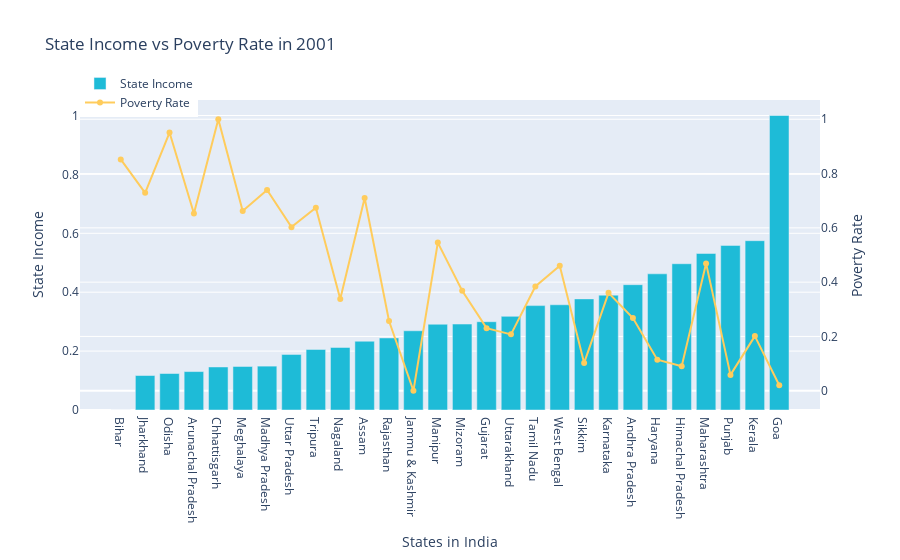

Notebook code for this chart:
### Code cell
import pandas as pd
import numpy as np
import plotly.express as px
import plotly.graph_objects as go
import cufflinks as cf

data = {
    'States_Union Territories':['Andhra Pradesh', 'Arunachal Pradesh', 'Assam', 'Bihar', 'Chhattisgarh', 
        'Goa', 'Gujarat', 'Haryana', 'Himachal Pradesh', 'Jammu & Kashmir', 
        'Jharkhand', 'Karnataka', 'Kerala', 'Madhya Pradesh', 'Maharashtra', 
        'Manipur', 'Meghalaya', 'Mizoram', 'Nagaland', 'Odisha', 
        'Punjab', 'Rajasthan', 'Sikkim', 'Tamil Nadu', 'Tripura', 
        'Uttar Pradesh', 'Uttarakhand', 'West Bengal'],
    '2001 -Poverty': [15.77, 33.47, 36.09, 42.6, 49.4, 
        4.4, 14.07, 8.74, 7.63, 3.48, 
        36.96, 20.04, 12.72, 37.43, 25.02, 
        28.54, 33.87, 20.4, 19, 47.15, 
        6.16, 15.28, 8.19, 21.12, 34.44, 
        31.15, 13.02, 24.62],
    '2000-01-INC': [ 21808, 10667, 14557, 5740, 11259, 
        43500, 17060, 23201, 24494, 15898, 
        10162, 20467, 27448, 11363, 25811, 
        16736, 11323, 16760, 13760, 10419, 
        26842, 14977, 19986, 19125, 13503, 
        12867, 17745, 19232]
}
# Convert to DataFrame
df = pd.DataFrame(data)

# Min-max normalization function
def min_max(series):
    return (series - series.min()) / (series.max() - series.min())

# Apply normalization
df['2001 -Poverty'] = min_max(df['2001 -Poverty'])
df['2000-01-INC'] = min_max(df['2000-01-INC'])

# Sorting data
df = df.sort_values(by='2000-01-INC')

# Plotting
fig = go.Figure()

# Bar for Income
fig.add_trace(go.Bar(
    x=df['States_Union Territories'],
    y=df['2000-01-INC'],
    name='State Income',
    marker_color='#1ebbd7'
))

# Line for Poverty Rate
fig.add_trace(go.Scatter(
    x=df['States_Union Territories'],
    y=df['2001 -Poverty'],
    name='Poverty Rate',
    mode='lines+markers',
    marker_color='#ffcc5c',
    yaxis='y2'
))

# Create secondary y-axis
fig.update_layout(
    title='State Income vs Poverty Rate in 2001',
    xaxis_title='States in India',
    yaxis_title='State Income',
    yaxis=dict(
        tickmode='linear',
        tick0=0,
        dtick=0.2
    ),
    yaxis2=dict(
        title='Poverty Rate',
        overlaying='y',
        side='right'
    ),
    legend=dict(x=0, y=1.1)
)

fig.show()

### Figure 1 — Plotly figure (JSON) as saved in the notebook; plotly's stock layout.template omitted (floating-point values rounded to 4 significant figures)
{"data": [{"marker": {"color": "#1ebbd7"}, "name": "State Income", "type": "bar", "x": ["Bihar", "Jharkhand", "Odisha", "Arunachal Pradesh", "Chhattisgarh", "Meghalaya", "Madhya Pradesh", "Uttar Pradesh", "Tripura", "Nagaland", "Assam", "Rajasthan", "Jammu & Kashmir", "Manipur", "Mizoram", "Gujarat", "Uttarakhand", "Tamil Nadu", "West Bengal", "Sikkim", "Karnataka", "Andhra Pradesh", "Haryana", "Himachal Pradesh", "Maharashtra", "Punjab", "Kerala", "Goa"], "y": [0, 0.1171, 0.1239, 0.1305, 0.1462, 0.1479, 0.1489, 0.1887, 0.2056, 0.2124, 0.2335, 0.2446, 0.269, 0.2912, 0.2918, 0.2998, 0.3179, 0.3545, 0.3573, 0.3773, 0.39, 0.4255, 0.4624, 0.4967, 0.5315, 0.5588, 0.5749, 1]}, {"marker": {"color": "#ffcc5c"}, "mode": "lines+markers", "name": "Poverty Rate", "type": "scatter", "x": ["Bihar", "Jharkhand", "Odisha", "Arunachal Pradesh", "Chhattisgarh", "Meghalaya", "Madhya Pradesh", "Uttar Pradesh", "Tripura", "Nagaland", "Assam", "Rajasthan", "Jammu & Kashmir", "Manipur", "Mizoram", "Gujarat", "Uttarakhand", "Tamil Nadu", "West Bengal", "Sikkim", "Karnataka", "Andhra Pradesh", "Haryana", "Himachal Pradesh", "Maharashtra", "Punjab", "Kerala", "Goa"], "y": [0.8519, 0.7291, 0.951, 0.6531, 1, 0.6618, 0.7393, 0.6026, 0.6742, 0.338, 0.7101, 0.257, 0, 0.5457, 0.3685, 0.2306, 0.2078, 0.3841, 0.4604, 0.1026, 0.3606, 0.2676, 0.1145, 0.09037, 0.4691, 0.05836, 0.2012, 0.02003], "yaxis": "y2"}], "layout": {"autosize": true, "legend": {"x": 0, "y": 1.1}, "title": {"text": "State Income vs Poverty Rate in 2001"}, "xaxis": {"autorange": true, "range": [-1.634, 28.63], "title": {"text": "States in India"}, "type": "category"}, "yaxis": {"autorange": true, "dtick": 0.2, "range": [0, 1.053], "tick0": 0, "tickmode": "linear", "title": {"text": "State Income"}, "type": "linear"}, "yaxis2": {"autorange": true, "overlaying": "y", "range": [-0.08778, 1.088], "side": "right", "title": {"text": "Poverty Rate"}, "type": "linear"}}}
